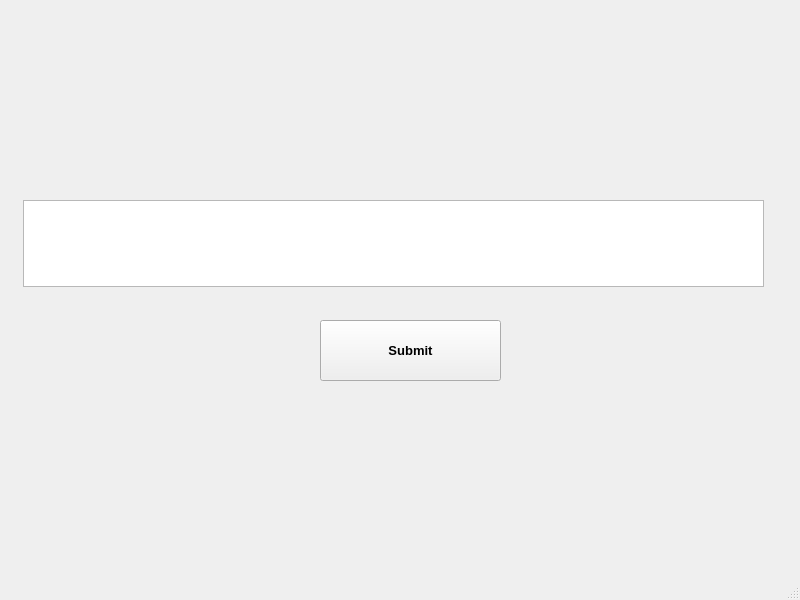
<?xml version="1.0" encoding="UTF-8"?>
<ui version="4.0">
 <class>MainWindow</class>
 <widget class="QMainWindow" name="MainWindow">
  <property name="geometry">
   <rect>
    <x>0</x>
    <y>0</y>
    <width>800</width>
    <height>600</height>
   </rect>
  </property>
  <property name="windowTitle">
   <string>MainWindow</string>
  </property>
  <widget class="QWidget" name="centralwidget">
   <widget class="QPushButton" name="pushButton">
    <property name="geometry">
     <rect>
      <x>320</x>
      <y>320</y>
      <width>181</width>
      <height>61</height>
     </rect>
    </property>
    <property name="font">
     <font>
      <pointsize>10</pointsize>
      <weight>75</weight>
      <bold>true</bold>
     </font>
    </property>
    <property name="text">
     <string>Submit</string>
    </property>
   </widget>
   <widget class="QTextEdit" name="textEdit">
    <property name="geometry">
     <rect>
      <x>23</x>
      <y>200</y>
      <width>741</width>
      <height>87</height>
     </rect>
    </property>
   </widget>
  </widget>
  <widget class="QMenuBar" name="menubar">
   <property name="geometry">
    <rect>
     <x>0</x>
     <y>0</y>
     <width>800</width>
     <height>26</height>
    </rect>
   </property>
  </widget>
  <widget class="QStatusBar" name="statusbar"/>
 </widget>
 <resources/>
 <connections/>
</ui>
